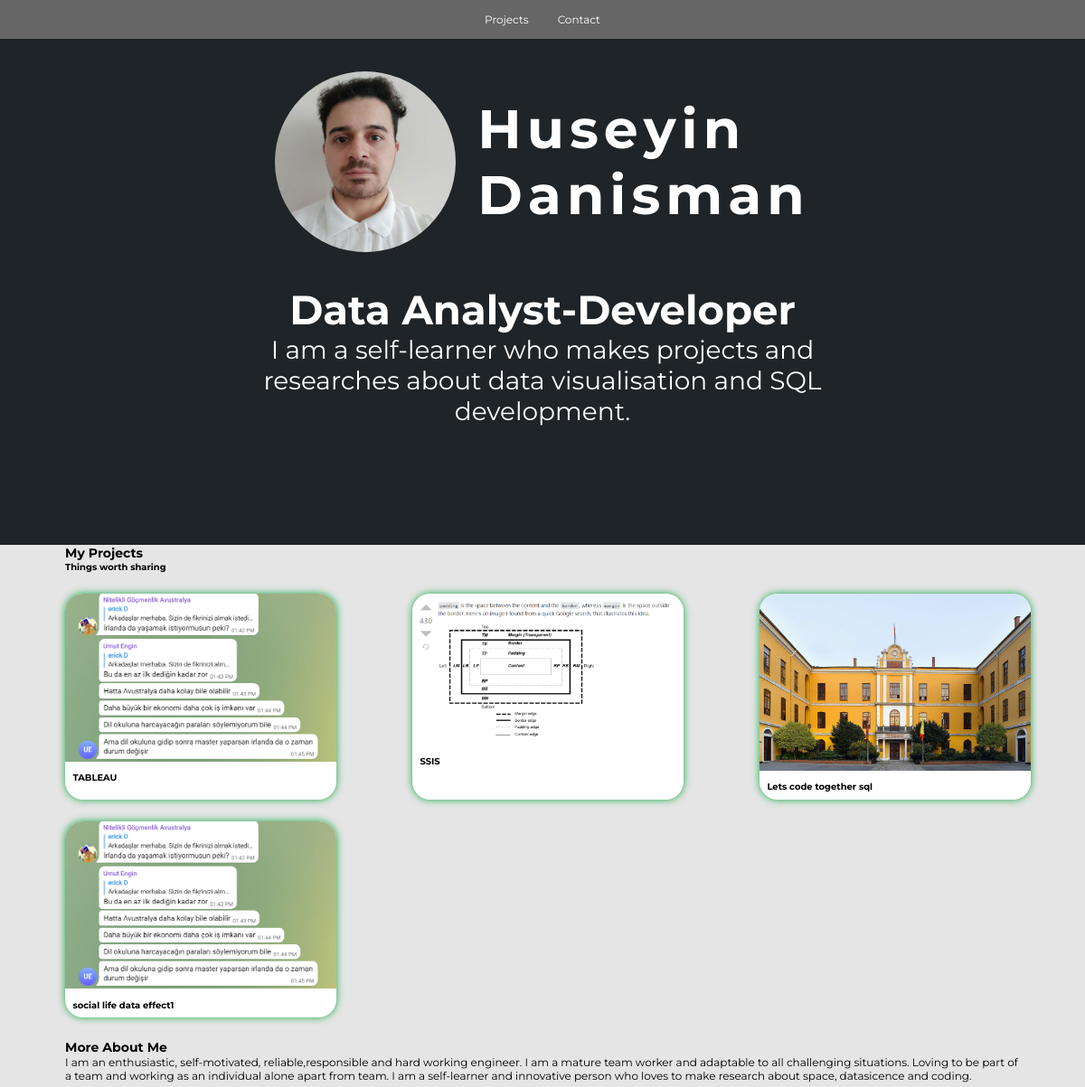
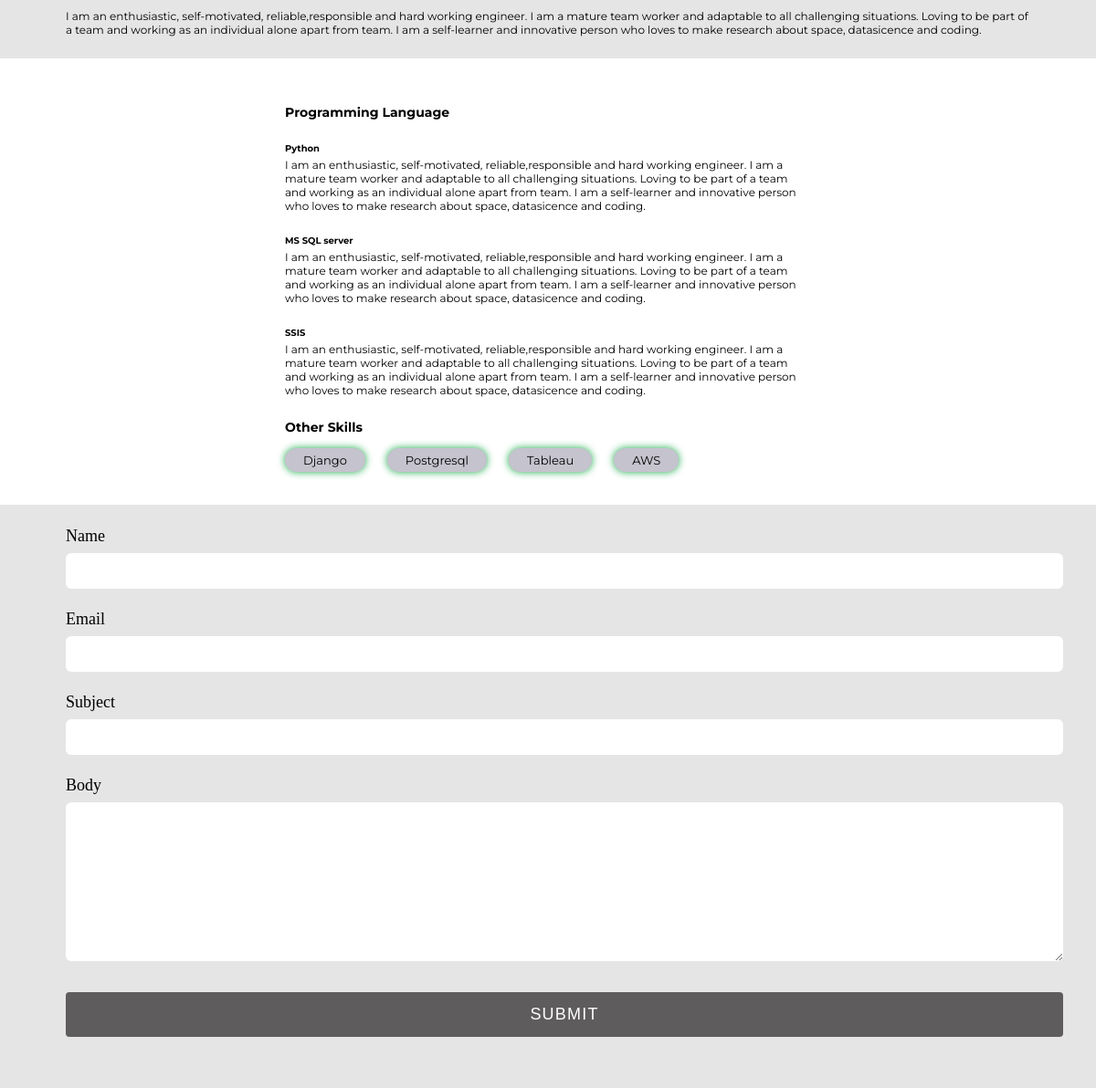
The page / on the database its author committed (2 pictures, top to bottom).
### base/models.py (models this page shows, shortened)
class Project(models.Model):
    title = models.CharField(max_length=200)
    thumbnail = models.ImageField(null=True)
    body = RichTextField()
    slug = models.SlugField(null=True, blank=True)
    created = models.DateTimeField(auto_now_add=True)
    id = models.UUIDField(default=uuid.uuid4, unique=True,
                          primary_key=True, editable=False)

class Skill(models.Model):
    title = models.CharField(max_length=200)
    body = models.TextField(null=True, blank=True)
    created = models.DateTimeField(auto_now_add=True)
    id = models.UUIDField(default=uuid.uuid4, unique=True,
                          primary_key=True, editable=False)

class Message(models.Model):
    name = models.CharField(max_length=200, null=True)
    email = models.CharField(max_length=200, null=True)
    subject = models.CharField(max_length=200, null=True)
    body = models.TextField()
    created = models.DateTimeField(auto_now_add=True)
    is_read = models.BooleanField(default=False)
    id = models.UUIDField(default=uuid.uuid4, unique=True,
                          primary_key=True, editable=False)

### base/views.py (the view)
# urls.py: path('', views.homePage, name="home"),
def homePage(request):
    projects = Project.objects.all()
    detailedSkills = Skill.objects.exclude(body='')
    form = MessageForm()
    if request.method == 'POST':
        form = MessageForm(request.POST)
        if form.is_valid():
            form.save()
            messages.success(request, 'Your message was successfully sent!')
            return redirect('home')
    skills = Skill.objects.filter(body='')
    context = {'projects': projects, 'skills': skills,
               'detailedSkills': detailedSkills, 'form': form}
    return render(request, 'base/home.html', context)

### base/forms.py
class MessageForm(ModelForm):
    class Meta:
        model = Message
        fields = "__all__"
        exclude = ["is_read"]
    def __init__(self, *args, **kwargs):
        super(MessageForm, self).__init__(*args, **kwargs)
        self.fields['name'].widget.attrs.update(
            {'class': 'form-control'}
        )
        self.fields['email'].widget.attrs.update(
            {'class': 'form-control'}
        )
        self.fields['subject'].widget.attrs.update(
            {'class': 'form-control'}
        )
        self.fields['body'].widget.attrs.update(
            {'class': 'form-control'}
        )

### base/templates/base/home.html (shortened to what this page needs)
{% extends 'base/main.html' %}
{% load static %}
{% block content %}
    <section class="hero">
        <div class="hero--content">
            <div class="hero--content--intro">
                <img  id="profile_pic" src="{% static 'images/danis.jpg' %}">
                <h1 class="intro--name">Huseyin <br> Danisman</h1>
            </div>
            <div class="hero--content--subheadline">
                <h3 class="description">Data Analyst-Developer</h3>
                <p class="slogan">I am a self-learner who makes projects and researches
                   about data visualisation and SQL development.
                </p>
            </div>
        </div>
    </section>
    <section class="container--section--2">
        <div class="little--name">
            <h3>My Projects</h3>
            <h5>Things worth sharing</h5>
        </div>
        <div class="projects--wrapper">
            {% for project in projects  %}
            <div class="project--column">
                <a href="{% url 'project' project.id %}">
                <img class="project--thumbnail" src=" {{project.thumbnail.url}}">
            </a>
                <div class="project--body">
                    <h5>{{project.title}}</h5>
                </div>
            </div>
            {% empty %}
                <h3>There are no projects in the database...</h3>
            {% endfor %}
        </div>
        <div class="about--wrapper">
            <h3>More About Me</h3>
            <p>I am an enthusiastic, self-motivated,
                reliable,responsible and hard working
                engineer. I am a mature team worker and
                adaptable to all challenging situations.
                Loving to be part of a team and working
                as an individual alone apart from team.
                I am a self-learner and innovative person
                who loves to make research about space,
                datasicence and coding.</p>
            <br>
            <p>I am an enthusiastic, self-motivated,
                reliable,responsible and hard working
                engineer. I am a mature team worker and
                adaptable to all challenging situations.
                Loving to be part of a team and working
                as an individual alone apart from team.
                I am a self-learner and innovative person
                who loves to make research about space,
                datasicence and coding.</p>
        </div>
    </section>
    <section class="section--1">
        <div class="skills--container">
            <h3>Programming Language</h3>
            {% for skill in detailedSkills %}
            <div class="skill--wrapper" >
                <h5>{{skill.title}}</h5>
                <p>{{skill.body}}</p>
            </div>
            {% endfor %}
            <h3>Other Skills</h3>
            <div class="other--skills--wrapper">
                {% for skill in skills  %}
                <div class="skill--tag">
                    <span>{{skill.title}}</span>
                </div>
                {% endfor %}
            </div>
        </div>
    </section>
    <section class="section--2">
        <div class="container">
            <form class="contact--form" method="POST">
            {% for field in form %}
                    <div class="mb-3">
                        <label for="exampleInputPassword1" class="form-label">{{field.label}}</label><br>
                    {{field}}
                </div><br>
                {% endfor %}
                <input class="btn btn-primary" type="submit" value="submit">
        </div>
    </section>
{% endblock content %}

### static/styles/main.css (style rules this page uses)
* { padding: 0; margin: 0; box-sizing: border-box; }
html { font-size: 12px; font-family: "Montserrat", sans-serif; scroll-behavior: smooth; margin-bottom: 2.01em; }
body { background-color: #e5e5e5; }
.section--1 { background-color: #fff; padding-top: 2em; padding-bottom: 2em; }
.section--2 { background-color: #e5e5e5; padding-top: 2em; padding-bottom: 2em; }
.hero { background-color: #1f2428; min-height: 70vh; color: #fff; }
#profile_pic { height: 200px; width: 200px; object-fit: cover; border-radius: 50%; }
.hero--content { width: 800px; margin: 0 auto; padding: 3em; }
.hero--content--intro { display: flex; color: white; justify-content: center; align-items: center; gap: 2em; margin-bottom: 3em; }
.intro--name { font-size: 60px; letter-spacing: 0.1em; font-weight: 700; }
.description { font-size: 45px; text-align: center; }
.slogan { font-size: 28px; text-align: center; }
.projects--wrapper { display: grid; grid-template-columns: 1fr 1fr 1fr; gap: 2em; margin-top: 2em; margin-left: 6em; margin-bottom: 2em; }
.project--column { width: 300px; background-color: white; border-radius: 20px; box-shadow: 0px 0px 8px 0px rgb(22, 170, 71); transition: 0.4s ease box-shadow; }
.project--thumbnail { width: 100%; border-top-left-radius: 20px; border-top-right-radius: 20px; }
.project--body { padding: 0.7em; }
.little--name { margin-left: 6em; }
.about--wrapper { margin-left: 6em; justify-content: center; margin-right: 6em; padding-bottom: 2em; }
.skills--container { width: 600px; margin: 0 auto; padding: 1em; }
.skill--wrapper { margin-bottom: 2em; margin-top: 2em; }
.skills--container h3 { margin-bottom: 1em; margin-top: 1em; }
.skills--container h5 { margin-bottom: 0.5em; }
.other--skills--wrapper { display: flex; gap: 2em; }
.skill--tag { background-color: #c5c3ce; width: fit-content; padding: 5px 20px; border-radius: 20px; box-shadow: 0px 0px 8px 0px rgb(22, 170, 71); transition: 0.4s ease box-shadow; font-size: 13px; }
.container { margin-left: 6em; margin-right: 3em; }
.btn-warning, .btn-primary { display: inline-block; padding: 4px; color: rgb(247, 239, 240); background-color: rgb(19, 15, 15); border: 2px solid rgb(83, 220, 20); text-transform: uppercase; letter-spacing: 0.1rem; margin-top: 4px; border-radius: 0.4em; transition: 0.3s ease; font-size: 1.5em; margin-bottom: 20px; text-decoration: none; }
.section--2 input[type="text"], textarea { width: 100%; padding: 12px 20px; margin: 8px 0; display: inline-block; border: none; border-radius: 6px; box-sizing: border-box; }
.section--2 input[type="submit"] { width: 100%; background-color: rgb(94, 92, 92); color: white; padding: 14px 20px; margin: 8px 0; border: none; border-radius: 4px; cursor: pointer; }
.section--2 .form-label { font-size: 1.5em; font-family: bold; }

### rows shown on the page
Project: thumbnail (picture), title "TABLEAU"
Project: thumbnail (picture), title "SSIS"
Project: thumbnail (picture), title "Lets code together sql"
Project: thumbnail (picture), title "social life data effect1"
Skill: title "Python", body "I am an enthusiastic, self-motivated, reliable,responsible and hard working engineer. I am a mature team worker and adaptable to all challenging situations. Loving to be part of a team and working as an individual alone apart from team. I am a self-learner and innovative person who loves to make research about space, datasicence and coding."
Skill: title "MS SQL server", body "I am an enthusiastic, self-motivated, reliable,responsible and hard working engineer. I am a mature team worker and adaptable to all challenging situations. Loving to be part of a team and working as an individual alone apart from team. I am a self-learner and innovative person who loves to make research about space, datasicence and coding."
Skill: title "SSIS", body "I am an enthusiastic, self-motivated, reliable,responsible and hard working engineer. I am a mature team worker and adaptable to all challenging situations. Loving to be part of a team and working as an individual alone apart from team. I am a self-learner and innovative person who loves to make research about space, datasicence and coding."
Skill: title "Django"
Skill: title "Postgresql"
Skill: title "Tableau"
Skill: title "AWS"

### other values the page prints
{{ field.label }} "Name" "Email" "Subject" "Body"
